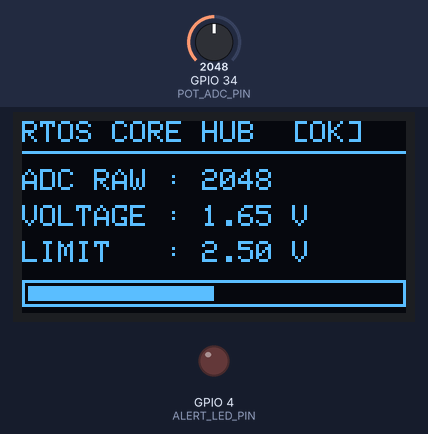
Recording of a sketch running on a simulated ESP32. On the bench: 128×64 one-colour display, output pins drawn as LEDs (lit = HIGH). The inputs (shaded band) are chosen by the test bench; at power-on: GPIO 34 (POT_ADC_PIN) = 2048. What the sketch prints to the serial monitor is not drawn.

Above: at 1.2 s.
1.3 s: GPIO 34 (POT_ADC_PIN) set to 3033
At 2.6 s:
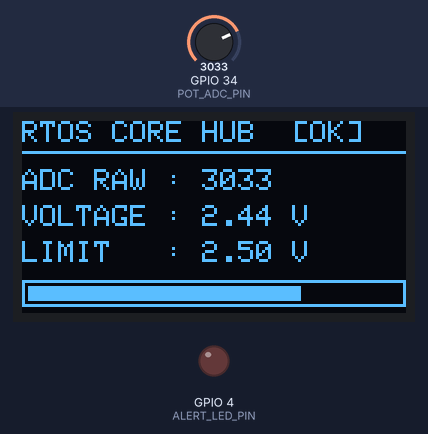
2.9 s: GPIO 34 (POT_ADC_PIN) set to 3171
At 3.8 s:
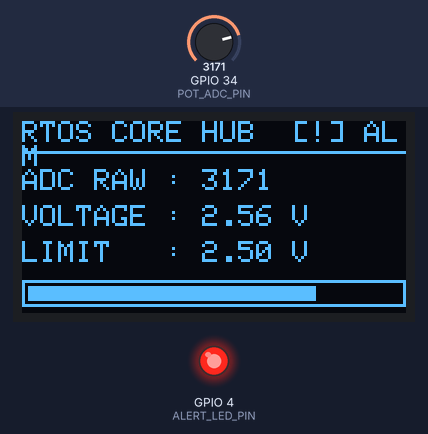
4.5 s: GPIO 34 (POT_ADC_PIN) set to 2866
At 5.0 s:
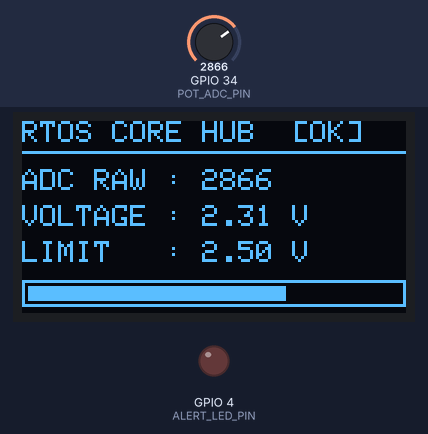
Timing chart, 0 to 7.5 s (numbered marks = the images above; inputs shaded):
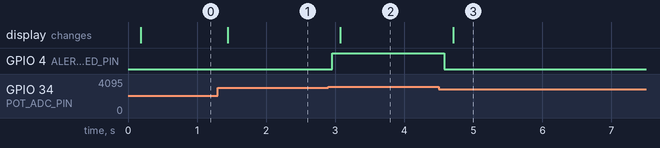

The sketch:

sketch.ino
```cpp
#include <Wire.h>
#include <Adafruit_GFX.h>
#include <Adafruit_SSD1306.h>

#define SCREEN_WIDTH 128
#define SCREEN_HEIGHT 64
#define OLED_RESET    -1
#define SCREEN_ADDRESS 0x3C

#define POT_ADC_PIN   34
#define ALERT_LED_PIN 4

Adafruit_SSD1306 display(SCREEN_WIDTH, SCREEN_HEIGHT, &Wire, OLED_RESET);

// Shared telemetry structure passed through FreeRTOS Queue
typedef struct {
  uint32_t timestamp_ms;
  uint16_t raw_adc;
  float calculated_voltage;
  uint8_t alert_state;
} SensorTelemetry_t;

// FreeRTOS Handles
static QueueHandle_t xTelemetryQueue = NULL;
static SemaphoreHandle_t xThresholdMutex = NULL;

// Shared configuration protected by mutex
static float g_voltage_threshold = 2.50f;

// ---------------------------------------------------------------------------
// TASK 1: Sensor Acquisition & Signal Conditioning (Pinned to Core 0)
// ---------------------------------------------------------------------------
void TaskSensorAcquisition(void *pvParameters) {
  TickType_t xLastWakeTime = xTaskGetTickCount();
  const TickType_t xFrequency = pdMS_TO_TICKS(100); // 10 Hz sampling rate

  SensorTelemetry_t telemetry;

  for (;;) {
    vTaskDelayUntil(&xLastWakeTime, xFrequency);

    uint16_t adc_val = analogRead(POT_ADC_PIN);
    float voltage = (adc_val / 4095.0f) * 3.3f;

    // Read threshold safely under mutex protection
    float current_limit = 2.50f;
    if (xSemaphoreTake(xThresholdMutex, pdMS_TO_TICKS(10)) == pdTRUE) {
      current_limit = g_voltage_threshold;
      xSemaphoreGive(xThresholdMutex);
    }

    telemetry.timestamp_ms = millis();
    telemetry.raw_adc = adc_val;
    telemetry.calculated_voltage = voltage;
    telemetry.alert_state = (voltage >= current_limit) ? 1 : 0;

    // Post to queue without blocking if full (drops oldest frame pattern)
    xQueueOverwrite(xTelemetryQueue, &telemetry);

    // Hardware alert indication
    digitalWrite(ALERT_LED_PIN, telemetry.alert_state ? HIGH : LOW);
  }
}

// ---------------------------------------------------------------------------
// TASK 2: UI & OLED Rendering Engine (Pinned to Core 1)
// ---------------------------------------------------------------------------
void TaskDisplayUI(void *pvParameters) {
  SensorTelemetry_t rx_data;

  for (;;) {
    // Wait up to 500ms for incoming telemetry
    if (xQueueReceive(xTelemetryQueue, &rx_data, pdMS_TO_TICKS(500)) == pdTRUE) {
      display.clearDisplay();
      display.setTextSize(1);
      display.setTextColor(SSD1306_WHITE);

      // Header
      display.setCursor(0, 0);
      display.print(F("RTOS CORE HUB"));

      display.setCursor(90, 0);
      display.print(rx_data.alert_state ? F("[!] ALM") : F("[OK]"));

      display.drawLine(0, 10, 127, 10, SSD1306_WHITE);

      // Data fields
      display.setCursor(0, 16);
      display.print(F("ADC RAW : "));
      display.print(rx_data.raw_adc);

      display.setCursor(0, 28);
      display.print(F("VOLTAGE : "));
      display.print(rx_data.calculated_voltage, 2);
      display.print(F(" V"));

      display.setCursor(0, 40);
      display.print(F("LIMIT   : "));
      if (xSemaphoreTake(xThresholdMutex, pdMS_TO_TICKS(10)) == pdTRUE) {
        display.print(g_voltage_threshold, 2);
        xSemaphoreGive(xThresholdMutex);
      }
      display.print(F(" V"));

      // Mini level indicator bar
      int bar_width = map(rx_data.raw_adc, 0, 4095, 0, 124);
      display.drawRect(0, 53, 128, 9, SSD1306_WHITE);
      display.fillRect(2, 55, bar_width, 5, SSD1306_WHITE);

      display.display();
    }
    vTaskDelay(pdMS_TO_TICKS(100)); // Refresh UI at 10 FPS
  }
}

// ---------------------------------------------------------------------------
// TASK 3: Non-Blocking UART CLI Parser (Pinned to Core 1)
// ---------------------------------------------------------------------------
void TaskSerialCLI(void *pvParameters) {
  String input_line = "";

  for (;;) {
    while (Serial.available() > 0) {
      char c = Serial.read();

      if (c == '\n' || c == '\r') {
        input_line.trim();
        if (input_line.length() > 0) {
          // Command parser
          if (input_line.startsWith("SET_LIMIT ")) {
            float new_val = input_line.substring(10).toFloat();
            if (new_val > 0.1f && new_val <= 3.3f) {
              if (xSemaphoreTake(xThresholdMutex, portMAX_DELAY) == pdTRUE) {
                g_voltage_threshold = new_val;
                xSemaphoreGive(xThresholdMutex);
              }
              Serial.print(F("[CLI] SUCCESS: Threshold set to "));
              Serial.print(new_val, 2);
              Serial.println(F(" V"));
            } else {
              Serial.println(F("[CLI] ERROR: Limit must be between 0.1 and 3.3 V"));
            }
          } else if (input_line.equalsIgnoreCase("STATUS")) {
            Serial.println(F("--- SYSTEM STATUS ---"));
            Serial.print(F("Free Heap: "));
            Serial.print(esp_get_free_heap_size());
            Serial.println(F(" bytes"));
            Serial.print(F("Core 0 Task: TaskSensorAcquisition\n"));
            Serial.print(F("Core 1 Tasks: TaskDisplayUI, TaskSerialCLI\n"));
            Serial.println(F("---------------------"));
          } else if (input_line.equalsIgnoreCase("HELP")) {
            Serial.println(F("Available Commands:"));
            Serial.println(F("  SET_LIMIT <volts>  (e.g., SET_LIMIT 1.8)"));
            Serial.println(F("  STATUS             (Check memory and core allocation)"));
            Serial.println(F("  HELP               (Display command list)"));
          } else {
            Serial.print(F("[CLI] Unknown command: "));
            Serial.println(input_line);
          }
          input_line = "";
        }
      } else {
        input_line += c;
      }
    }
    vTaskDelay(pdMS_TO_TICKS(20)); // Yield to prevent CPU starvation
  }
}

void setup() {
  Serial.begin(115200);
  pinMode(ALERT_LED_PIN, OUTPUT);
  digitalWrite(ALERT_LED_PIN, LOW);

  // Initialize I2C SSD1306 Display
  Wire.begin(21, 22);
  if (!display.begin(SSD1306_SWITCHCAPVCC, SCREEN_ADDRESS)) {
    Serial.println(F("[FATAL] SSD1306 allocation failed. Halting."));
    while (1);
  }
  display.clearDisplay();
  display.display();

  // Create Synchronization Primitives
  xTelemetryQueue = xQueueCreate(1, sizeof(SensorTelemetry_t));
  xThresholdMutex = xSemaphoreCreateMutex();

  if (xTelemetryQueue == NULL || xThresholdMutex == NULL) {
    Serial.println(F("[FATAL] FreeRTOS primitives creation failed."));
    while (1);
  }

  // Create and Pin Tasks to Specific Cores
  xTaskCreatePinnedToCore(
    TaskSensorAcquisition,
    "Sensor_Acq",
    3072,
    NULL,
    2, // Higher priority for deterministic sampling
    NULL,
    0  // Core 0
  );

  xTaskCreatePinnedToCore(
    TaskDisplayUI,
    "Display_UI",
    4096,
    NULL,
    1, // Medium priority
    NULL,
    1  // Core 1
  );

  xTaskCreatePinnedToCore(
    TaskSerialCLI,
    "Serial_CLI",
    3072,
    NULL,
    1, // Medium priority
    NULL,
    1  // Core 1
  );

  Serial.println(F("[SYSTEM] Multi-Core FreeRTOS Hub Initialized."));
  Serial.println(F("[SYSTEM] Type 'HELP' in the serial terminal for CLI commands."));
}

void loop() {
  // Empty: FreeRTOS task scheduler manages execution
  vTaskDelete(NULL);
}
```

Measured:
- the behaviour switches between 3102 and 3103 on GPIO 34 (POT_ADC_PIN) (found by bisection; images 1 and 2)
- after the input at 1.3 s, the display: changes after 0.14 s (image 1)
- after the input at 2.9 s, GPIO 4 (ALERT_LED_PIN): LOW → HIGH after 0.06 s; the display: changes after 0.17 s (image 2)
- after the input at 4.5 s, GPIO 4 (ALERT_LED_PIN): HIGH → LOW after 0.08 s; the display: changes after 0.21 s (image 3)
